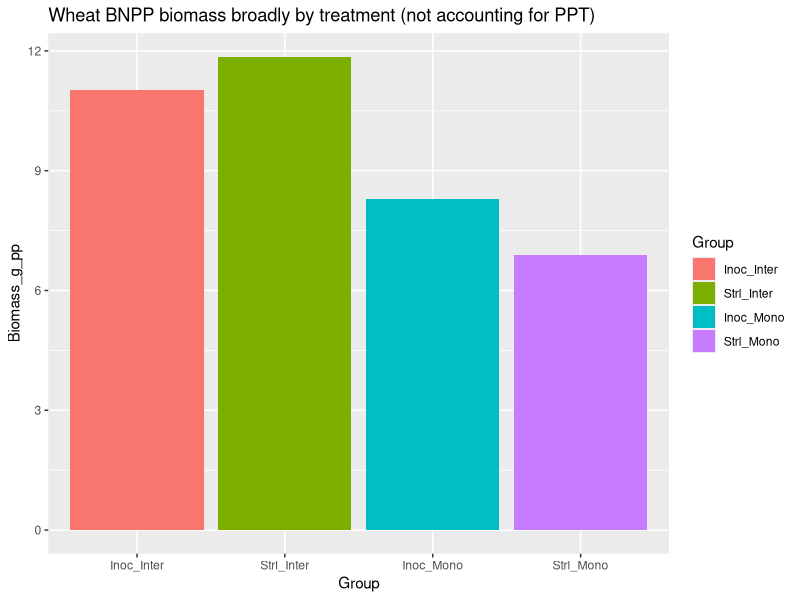
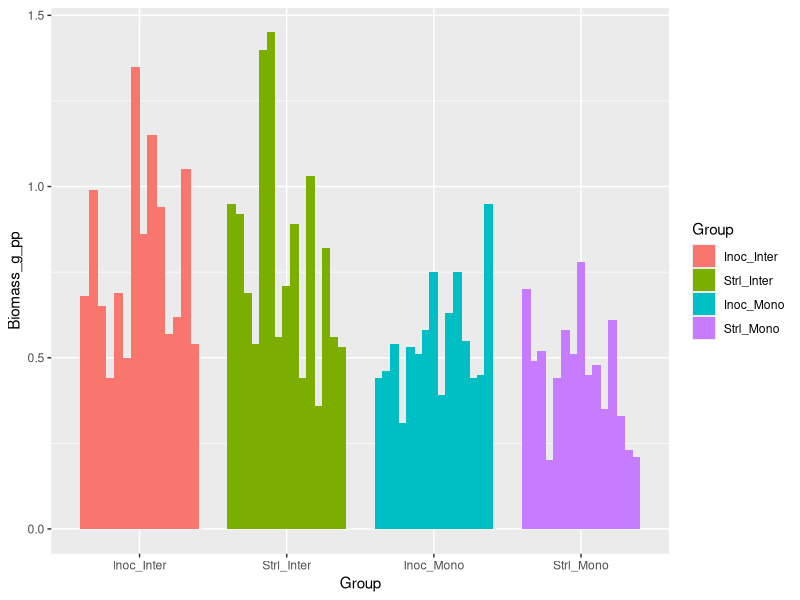

These figures' R source, in order: (Note: this script raises an error after producing the figures.)
## ---- chunk 1
knitr::opts_chunk$set(echo = TRUE)
## ---- chunk 2

library(tidyverse)
library(broom)
library(knitr)
## ---- chunk 3
# Loading in data to explore
BNPP <- read.csv("Biomass/BNPP_Wheat_Weights.csv")

BNPP <- BNPP %>%
  mutate(
    Inoculation = factor(Inoculation),
    Polyculture = factor(Polyculture),
    Group = interaction(Inoculation, Polyculture, sep = "_")
  )

## ---- chunk 4
# Without sorting by ppt at all

ggplot(BNPP, aes(x = Group, y = Biomass_g_pp, fill = Group)) + 
  geom_col() +
  ggtitle("Wheat BNPP biomass broadly by treatment (not accounting for PPT)")

## ---- chunk 5
# With each bar individual; as you can see there is a lot of variation, hopefully due to ppt

BNPP <- read.csv("Biomass/BNPP_Wheat_Weights.csv")

BNPP <- BNPP %>%
  mutate(
    Inoculation = factor(Inoculation),
    Polyculture = factor(Polyculture),
    Group = interaction(Inoculation, Polyculture, sep = "_"),
    Rep = factor(row_number())
  )

ggplot(BNPP, aes(x = Group, y = Biomass_g_pp, fill = Group)) +
  geom_col(aes(group = Rep), position = position_dodge(width = 0.8))

## ---- chunk 6
knitr::include_graphics("Biomass/BNPP/expected.png")
## ---- chunk 7
# With each bar individual and ppt

BNPP <- read.csv("Biomass/BNPP_Wheat_Weights.csv")

BNPP <- BNPP %>%
  mutate(
    Inoculation = factor(Inoculation),
    Polyculture = factor(Polyculture),
    Water = factor(Water, levels = c("Control", "Moderate", "Severe")),
    Group = interaction(Inoculation, Polyculture, sep = "_")
  )

ggplot(BNPP, aes(x = Group, y = Biomass_g_pp, fill = Water)) +
  geom_col(position = "dodge") +
  ggtitle("Wheat BNPP biomass by PPT and treatments")

## ---- chunk 8

# Bar graph looking at water with the individual points plotted on trop
ggplot(BNPP, aes(x = Water, y = Biomass_g_pp)) +
  stat_summary(fun = mean, geom = "col", width = 0.6) +
  geom_jitter(width = 0.15, alpha = 0.6) +
  ggtitle("BNPP biomass by PPT, all treatments")


## ---- chunk 9
# The same thing (kind of) but as a boxplot with the scattered points

#This code is redundant but good for copy paste later?
BNPP <- BNPP %>%
  mutate(
    Water = factor(Water, levels = c("Control", "Moderate", "Severe"))
  )

# The plot
ggplot(BNPP, aes(x = Water, y = Biomass_g_pp)) +
  geom_boxplot(outlier.shape = NA) +
  geom_jitter(width = 0.15, alpha = 0.6) +
  ggtitle("BNPP biomass by PPT, all treatments")
## ---- chunk 10
# Looking at just monocropped

BNPP <- BNPP %>%
  mutate(
    Water = factor(Water, levels = c("Control", "Moderate", "Severe")),
    Inoculation = factor(Inoculation),
    Polyculture = factor(Polyculture)
  )

BNPP_inter <- BNPP %>%
  filter(Polyculture == "Mono")

ggplot(BNPP_inter, aes(x = Water, y = Biomass_g_pp)) +
  geom_boxplot(outlier.shape = NA) +
  geom_jitter(width = 0.15, alpha = 0.6) +
  ggtitle("BNPP biomass by PPT, Monocropped treatments only")

## ---- chunk 11
# Looking at just intercropped

BNPP <- BNPP %>%
  mutate(
    Water = factor(Water, levels = c("Control", "Moderate", "Severe")),
    Inoculation = factor(Inoculation),
    Polyculture = factor(Polyculture)
  )

BNPP_inter <- BNPP %>%
  filter(Polyculture == "Inter")

ggplot(BNPP_inter, aes(x = Water, y = Biomass_g_pp)) +
  geom_boxplot(outlier.shape = NA) +
  geom_jitter(width = 0.15, alpha = 0.6) + 
  ggtitle("BNPP biomass by PPT, Intercropped treatments only")
## ---- chunk 12
# Splitting it by crop treatment

BNPP <- BNPP %>%
  mutate(
    Water       = factor(Water, levels = c("Control", "Moderate", "Severe")),
    Inoculation = factor(Inoculation, levels = c("Strl", "Inoc")),
    Polyculture = factor(Polyculture, levels = c("Inter", "Mono"))
  )

ggplot(BNPP, aes(x = Water, y = Biomass_g_pp, fill = Inoculation)) +
  geom_boxplot(
    outlier.shape = NA,
    position = position_dodge(width = 0.8)
  ) +
  geom_point(
    aes(color = Inoculation),
    alpha = 0.6,
    size = 1.8,
    position = position_dodge(width = 0.8)
  ) +
  facet_wrap(~ Polyculture) +
  theme_bw() +
  labs(
    x = "Water treatment",
    y = "Biomass (g)"
  ) +
  ggtitle("Both Intercropped and Monoculture BNPP biomass by PPT")


## ---- chunk 13
# Check of distributions
ggplot(BNPP, aes(x = Inoculation, y = Biomass_g_pp)) +
  geom_boxplot() +
  geom_jitter(width = 0.15, alpha = 0.6) +
  facet_wrap(~ Water) +
  theme_bw() +
  ggtitle("BNPP biomass by inoculation status")

# Q–Q plots of residuals
ggplot(BNPP, aes(sample = Biomass_g_pp)) +
  stat_qq() +
  stat_qq_line() +
  facet_wrap(~ Inoculation + Water) +
  theme_bw() +
  ggtitle("QQ plot of residuals for inoc status")

## ---- chunk 14

# Load + clean
BNPP <- BNPP %>%
  mutate(
    Inoculation = factor(Inoculation, levels = c("Strl", "Inoc")),
    Polyculture = factor(Polyculture, levels = c("Mono", "Inter")),
    Water = factor(Water, levels = c("Control", "Moderate", "Severe"))
  ) %>%
  filter(!is.na(Biomass_g_pp))

# Descriptive statistics
desc_stats <- function(x) {
  tibble(
    n      = sum(!is.na(x)),
    mean   = mean(x, na.rm = TRUE),
    sd     = sd(x, na.rm = TRUE),
    se     = sd(x, na.rm = TRUE) / sqrt(sum(!is.na(x))),
    median = median(x, na.rm = TRUE),
    q25    = quantile(x, 0.25, na.rm = TRUE, names = FALSE),
    q75    = quantile(x, 0.75, na.rm = TRUE, names = FALSE),
    iqr    = IQR(x, na.rm = TRUE),
    min    = min(x, na.rm = TRUE),
    max    = max(x, na.rm = TRUE)
  )
}

# Each of the 4 treatments within each Water level
summary_4treat_by_water <- BNPP %>%
  group_by(Water, Inoculation, Polyculture) %>%
  summarise(desc_stats(Biomass_g_pp), .groups = "drop")

# Inoculation only (fold inter/mono together), within each Water
summary_inoc_by_water <- BNPP %>%
  group_by(Water, Inoculation) %>%
  summarise(desc_stats(Biomass_g_pp), .groups = "drop")

# Polyculture only (fold inoc/strl together), within each Water
summary_poly_by_water <- BNPP %>%
  group_by(Water, Polyculture) %>%
  summarise(desc_stats(Biomass_g_pp), .groups = "drop")

# Oerall summaries across Water (all data)
summary_4treat_overall <- BNPP %>%
  group_by(Inoculation, Polyculture) %>%
  summarise(desc_stats(Biomass_g_pp), .groups = "drop")

summary_inoc_overall <- BNPP %>%
  group_by(Inoculation) %>%
  summarise(desc_stats(Biomass_g_pp), .groups = "drop")

summary_poly_overall <- BNPP %>%
  group_by(Polyculture) %>%
  summarise(desc_stats(Biomass_g_pp), .groups = "drop")


# Looking at them as tables
summary_4treat_by_water
summary_inoc_by_water
summary_poly_by_water

# Saving these as csvs

write.csv(summary_4treat_by_water,
          file.path(("Biomass/BNPP"), "summary_4treat_by_water.csv"),
          row.names = FALSE)

write.csv(summary_inoc_by_water,
          file.path(("Biomass/BNPP"), "summary_inoc_by_water.csv"),
          row.names = FALSE)

write.csv(summary_poly_by_water,
          file.path(("Biomass/BNPP"), "summary_poly_by_water.csv"),
          row.names = FALSE)

write.csv(summary_4treat_overall,
          file.path(("Biomass/BNPP"), "summary_4treat_overall.csv"),
          row.names = FALSE)

write.csv(summary_inoc_overall,
          file.path(("Biomass/BNPP"), "summary_inoc_overall.csv"),
          row.names = FALSE)

write.csv(summary_poly_overall,
          file.path(("Biomass/BNPP"), "summary_poly_overall.csv"),
          row.names = FALSE)


## ---- chunk 15
# These statistics were Chat GPT and should be verified

# P-VALUES: Simple comparisons within each Water ----
# Welch t-tests are robust to unequal variances (default in t.test)

# a) Inoculation effect within each Water (folding Polyculture)
ttest_inoc_within_water <- BNPP %>%
  group_by(Water) %>%
  do(tidy(t.test(Biomass_g_pp ~ Inoculation, data = .))) %>%
  ungroup() %>%
  select(Water, estimate1, estimate2, statistic, p.value, conf.low, conf.high, method)

# b) Polyculture effect within each Water (folding Inoculation)
ttest_poly_within_water <- BNPP %>%
  group_by(Water) %>%
  do(tidy(t.test(Biomass_g_pp ~ Polyculture, data = .))) %>%
  ungroup() %>%
  select(Water, estimate1, estimate2, statistic, p.value, conf.low, conf.high, method)

# ---- 3-way factorial model (lets you test interactions) ----
# If your data are fairly normal-ish, this is a strong default.
fit_aov <- aov(Biomass_g_pp ~ Inoculation * Polyculture * Water, data = BNPP)
aov_table <- broom::tidy(fit_aov)

# ---- Optional: Nonparametric alternatives (in case assumptions are shaky) ----
# Wilcoxon rank-sum within each Water for Inoculation / Polyculture
wilcox_inoc_within_water <- BNPP %>%
  group_by(Water) %>%
  do(tidy(wilcox.test(Biomass_g_pp ~ Inoculation, data = ., exact = FALSE))) %>%
  ungroup() %>%
  select(Water, statistic, p.value, method)

wilcox_poly_within_water <- BNPP %>%
  group_by(Water) %>%
  do(tidy(wilcox.test(Biomass_g_pp ~ Polyculture, data = ., exact = FALSE))) %>%
  ungroup() %>%
  select(Water, statistic, p.value, method)

# Print these

ttest_inoc_within_water
ttest_poly_within_water

aov_table

# Saving as CSV

write.csv(ttest_inoc_within_water,
          file.path(("Biomass/BNPP/Stats"), "ttest_inoc_within_water.csv"),
          row.names = FALSE)

write.csv(ttest_poly_within_water,
          file.path(("Biomass/BNPP/Stats"), "ttest_poly_within_water.csv"),
          row.names = FALSE)

write.csv(aov_table,
          file.path(("Biomass/BNPP/Stats"), "anova_3way_table.csv"),
          row.names = FALSE)

write.csv(wilcox_inoc_within_water,
          file.path(("Biomass/BNPP/Stats"), "wilcox_inoc_within_water.csv"),
          row.names = FALSE)

write.csv(wilcox_poly_within_water,
          file.path(("Biomass/BNPP/Stats"), "wilcox_poly_within_water.csv"),
          row.names = FALSE)


